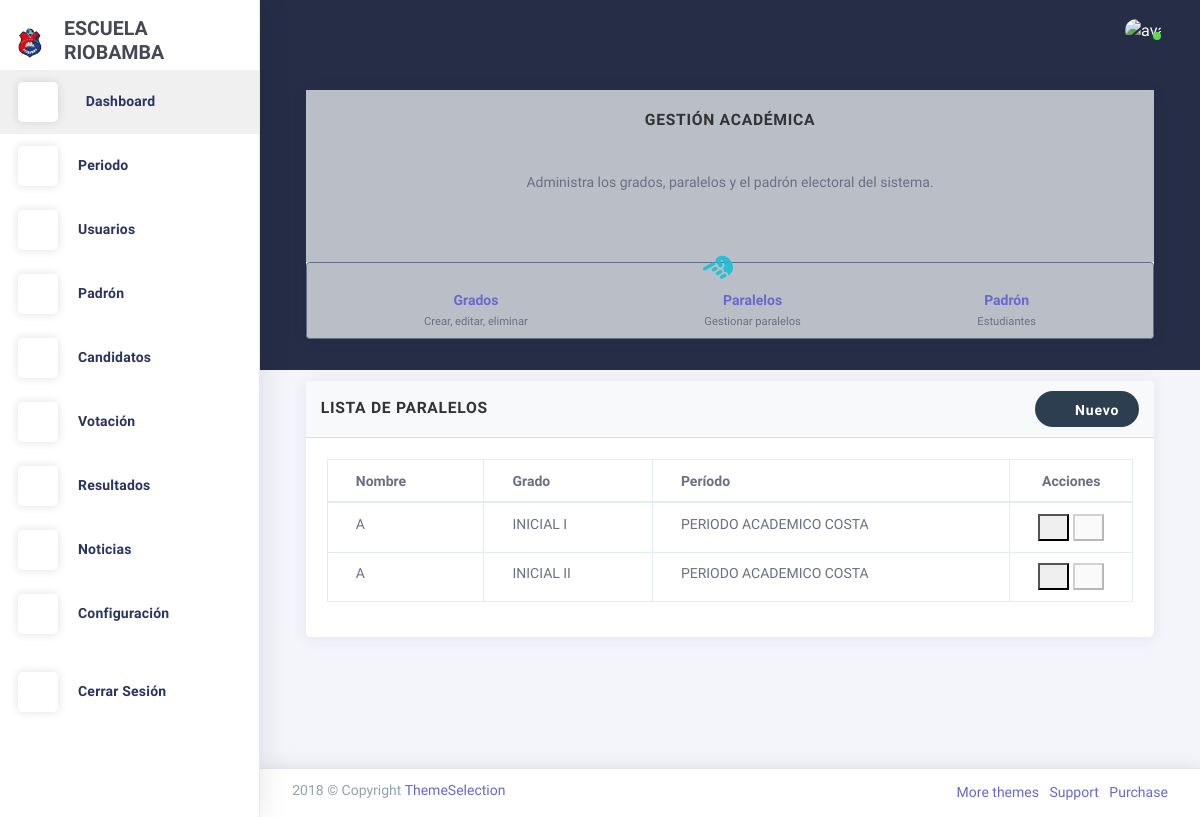
Page /paralelos/ on the earlier database version.
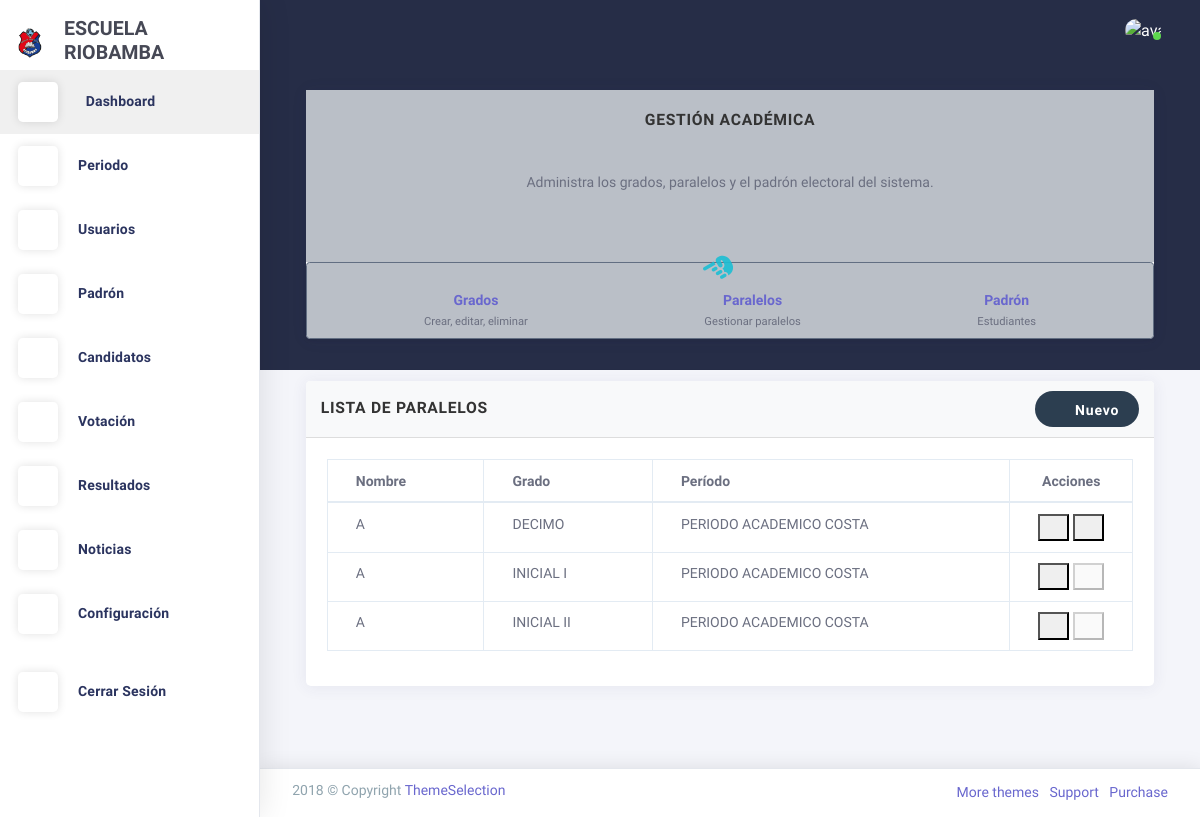
Same page on the later database version.
### Aplicaciones/configuracion/models.py (models this page shows, shortened)
class LogoConfig(models.Model):
    logo_1 = models.ImageField(upload_to='logos/')
    logo_2 = models.ImageField(upload_to='logos/')
    iniciales = models.CharField(max_length=10)

### Aplicaciones/padron/models.py (models this page shows, shortened)
class Paralelo(models.Model):
    nombre = models.CharField(max_length=5, verbose_name="Letra del paralelo")
    grado = models.ForeignKey(
        Grado,
        on_delete=models.CASCADE,
        related_name="paralelos",
        verbose_name="Grado asociado"
    )
    class Meta:
        unique_together = ('nombre', 'grado')
        ordering = ['grado', 'nombre']
        verbose_name = "Paralelo"
        verbose_name_plural = "Paralelos"

class Grado(models.Model):
    nombre = models.CharField(max_length=50)
    periodo = models.ForeignKey(
        Periodo,
        on_delete=models.SET_NULL,
        null=True,
        blank=True,
        related_name='grados',
        verbose_name="Período académico"
    )
    class Meta:
        unique_together = ('nombre', 'periodo')
        ordering = ['nombre']
        verbose_name = "Grado"
        verbose_name_plural = "Grados"

### Aplicaciones/periodo/models.py (models this page shows, shortened)
class Periodo(models.Model):
    nombre = models.CharField(max_length=100, unique=True)
    fecha_inicio = models.DateField()
    fecha_fin = models.DateField()
    ESTADOS = [
        ('activo', 'Activo'),
        ('inactivo', 'Inactivo')
    ]
    estado = models.CharField(max_length=10, choices=ESTADOS, default='activo')

### Aplicaciones/padron/views.py (the view)
# urls.py: path('paralelos/', ParaleloListView.as_view(), name='listar_paralelos'),
class ParaleloListView(ListView):
    model = Paralelo
    template_name = 'paralelos/agregarParalelo.html'
    context_object_name = 'paralelos'
    paginate_by = 15
    def get_queryset(self):
        return Paralelo.objects.select_related('grado', 'grado__periodo').order_by('grado__nombre', 'nombre')
    def get_context_data(self, **kwargs):
        context = super().get_context_data(**kwargs)
        context['grados'] = Grado.objects.all()
        return context

### Aplicaciones/padron/templates/paralelos/agregarParalelo.html (shortened to what this page needs)
{% extends 'plantilla.html' %}
{% block contenido %}
<br>
<div class="card mb-3">
  <div class="card-body bg-light text-center">
    <h5 class="card-title mb-3"><strong>Gestión Académica</strong></h5>
    <p class="card-text mb-4">
      Administra los grados, paralelos y el padrón electoral del sistema.
    </p>
  </div>
  <nav class="navbar navbar-light bg-light border rounded shadow-sm">
    <div class="container-fluid justify-content-around">
      <a href="{% url 'listar_grados' %}" class="text-decoration-none text-center">
        <i class="la la-graduation-cap text-muted fs-2 d-block"></i>
        <div>
          <strong class="d-block">Grados</strong>
          <small class="text-muted">Crear, editar, eliminar</small>
        </div>
      </a>
      <a href="{% url 'listar_paralelos' %}" class="text-decoration-none text-center position-relative">
        <div class="position-relative">
          <i class="la la-sitemap text-primary fs-2 d-block"></i>
          <span class="position-absolute" style="top: -15px; right: 70%; z-index: 1000;">
            <i class="fas fa-hand-point-left" style="font-size: 2rem; transform: scaleX(1) rotate(-30deg); color: #1cbed3e6;"></i>
          </span>
        </div>
        <div>
          <strong class="d-block">Paralelos</strong>
          <small class="text-muted">Gestionar paralelos</small>
        </div>
      </a>
      <a href="{% url 'gestion_padron' %}" class="text-decoration-none text-center">
        <i class="la la-users text-muted fs-2 d-block"></i>
        <div>
          <strong class="d-block">Padrón</strong>
          <small class="text-muted">Estudiantes</small>
        </div>
      </a>
    </div>
  </nav>
</div>
<section id="listar-paralelos" class="row match-height">
  <div class="col-sm-12">
    <div class="card">
      <div class="card-header d-flex flex-column flex-md-row justify-content-between align-items-md-center">
        <h4 class="card-title mb-2 mb-md-0">Lista de Paralelos</h4>
        <div class="d-flex flex-column flex-md-row align-items-stretch justify-content-md-end">
          <button type="button" class="btn btn-primary" data-toggle="modal" data-target="#modalAgregarParalelo">
            <i class="la la-plus"></i> Nuevo
          </button>
        </div>
      </div>
      <div class="card-content">
        <div class="card-body">
          <div class="table-responsive">
            <table class="table table-bordered" id="tablaParalelos">
              <thead>
                <tr>
                  <th>Nombre</th>
                  <th>Grado</th>
                  <th>Período</th>
                  <th class="text-center" style="width: 80px;">Acciones</th>
                </tr>
              </thead>
              <tbody>
                {% for paralelo in paralelos %}
                  <tr>
                    <td>{{ paralelo.nombre }}</td>
                    <td>{{ paralelo.grado.nombre }}</td>
                    <td>{{ paralelo.grado.periodo.nombre|default:"Sin período" }}</td>
                    <td class="text-center" style="white-space: nowrap;">
                      <button class="btn-action btn-edit"
                              data-toggle="modal"
                              data-target="#editarParaleloModal{{ paralelo.id }}"
                              title="Editar"
                              data-toggle-tooltip="tooltip"
                              data-placement="top">
                        <i class="la la-edit"></i>
                      </button>
                      <button class="btn-action btn-delete"
                              data-toggle="modal"
                              data-target="#eliminarParaleloModal{{ paralelo.id }}"
                              title="Eliminar"
                              data-toggle-tooltip="tooltip"
                              data-placement="top"
                              {% if paralelo.padronelectoral_set.count > 0 %}disabled{% endif %}>
                        <i class="la la-trash"></i>
                      </button>
                    </td>
                  </tr>
                {% empty %}
                  <tr>
                    <td colspan="4" class="text-center">No hay paralelos registrados.</td>
                  </tr>
                {% endfor %}
              </tbody>
            </table>
          </div>
        </div>
      </div>
    </div>
  </div>
</section>
{% endblock %}

### Aplicaciones/administracion/templates/plantilla.html (shortened to what this page needs)
{% load static %}
<!DOCTYPE html>
<html class="loading" lang="en" data-textdirection="ltr">
  <head>
    <link href="https://maxcdn.icons8.com/fonts/line-awesome/1.1/css/line-awesome.min.css" rel="stylesheet">
    <link rel="stylesheet" type="text/css" href="{% static 'plantillas/theme-assets/css/vendors.css' %}">
    <link rel="stylesheet" type="text/css" href="{% static 'plantillas/theme-assets/vendors/css/charts/chartist.css' %}">
    <link rel="stylesheet" type="text/css" href="{% static 'plantillas/theme-assets/css/app-lite.css' %}">
    <link rel="stylesheet" type="text/css" href="{% static 'plantillas/theme-assets/css/core/menu/menu-types/vertical-menu.css' %}">
    <link rel="stylesheet" type="text/css" href="{% static 'plantillas/theme-assets/css/core/colors/palette-gradient.css' %}">
    <link rel="stylesheet" type="text/css" href="{% static 'plantillas/theme-assets/css/pages/dashboard-ecommerce.css' %}">
    <link rel="stylesheet" href="https://cdnjs.cloudflare.com/ajax/libs/font-awesome/6.5.2/css/all.min.css">
    <link rel="stylesheet" href="{% static 'css/style.css' %}">
    <link href="https://cdn.jsdelivr.net/npm/bootstrap-fileinput@5.5.0/css/fileinput.min.css" rel="stylesheet">
    <link rel="stylesheet" href="https://cdn.jsdelivr.net/npm/sweetalert2@11/dist/sweetalert2.min.css">
    <link rel="stylesheet" href="https://cdn.datatables.net/1.11.5/css/jquery.dataTables.min.css">
    <link rel="stylesheet" href="https://cdn.datatables.net/1.11.5/css/dataTables.bootstrap4.min.css">
    <link rel="stylesheet" href="https://cdn.datatables.net/buttons/2.2.2/css/buttons.dataTables.min.css">
    <link rel="stylesheet" href="https://cdn.datatables.net/buttons/2.2.2/css/buttons.bootstrap4.min.css">
  </head>
  <body class="vertical-layout vertical-menu 2-columns menu-expanded fixed-navbar" data-open="click" data-menu="vertical-menu" data-color="bg-chartbg" data-col="2-columns">
    <nav class="header-navbar navbar-expand-md navbar navbar-with-menu navbar-without-dd-arrow fixed-top navbar-semi-light">
      <div class="navbar-wrapper">
        <div class="navbar-container content">
          <div class="collapse navbar-collapse show" id="navbar-mobile">
            <ul class="nav navbar-nav mr-auto float-left">
              <li class="nav-item d-none d-md-block"><a class="nav-link nav-link-expand" href="#"><i class="ficon ft-maximize"></i></a></li>
            </ul>
            <ul class="nav navbar-nav float-right">
              <li class="dropdown dropdown-language nav-item"><a class="dropdown-toggle nav-link" id="dropdown-flag" href="#" data-toggle="dropdown" aria-haspopup="true" aria-expanded="false"><i class="flag-icon flag-icon-us"></i></a>
              </li>
            </ul>
            <ul class="nav navbar-nav float-right">
              <li class="dropdown dropdown-notification nav-item"><a class="nav-link nav-link-label" href="#" data-toggle="dropdown"><i class="ficon ft-mail"></i></a>
              </li>
              <li class="dropdown dropdown-user nav-item"><a class="dropdown-toggle nav-link dropdown-user-link" href="#" data-toggle="dropdown"><span class="avatar avatar-online"><img src="{% static 'plantillas/theme-assets/images/portrait/small/avatar-s-19.png' %}" alt="avatar"><i></i></span></a>
              </li>
            </ul>
          </div>
        </div>
      </div>
    </nav>
    <div class="main-menu menu-fixed menu-light menu-accordion menu-shadow" data-scroll-to-active="true" alt="LOGO MENU"
         data-img="{% if logo_config and logo_config.logo_2 %}{{ logo_config.logo_2.url }}{% else %}{% static 'images/logo1.png' %}{% endif %}">
      <div class="navbar-header">
        <ul class="nav navbar-nav flex-row">
          <li class="nav-item mr-auto">
            <a class="navbar-brand" href="index.html">
              <img class="brand-logo" alt="LOGO FONDO"
                   src="{% if logo_config and logo_config.logo_1 %}{{ logo_config.logo_1.url }}{% else %}{% static 'images/logo1.png' %}{% endif %}"/>
              <h3 class="brand-text">
                {{ logo_config.iniciales|default:" " }}
              </h3>
            </a>
          </li>
        </ul>
      </div>
      <div class="main-menu-content">
        <ul class="navigation navigation-main" id="main-menu-navigation" data-menu="menu-navigation">
            <li class="active">
                <a href="{% url 'dashboard' %}"><i class="ft-home"></i>
                    <span class="menu-title" data-i18n="">Dashboard</span>
                </a>
            </li>
            <li class="nav-item">
              <a href="#"><i class="ft-bar-chart-2"></i><span class="menu-title" data-i18n="">Periodo</span></a>
            </li>
            <li class="nav-item">
              <a href="#"><i class="ft-users"></i><span class="menu-title" data-i18n="">Usuarios</span></a>
            </li>
            <li class="nav-item">
                <a href="#"><i class="ft-list"></i><span class="menu-title" data-i18n="">Padrón</span></a>
            </li>
            <li class="nav-item">
                <a href="#"><i class="ft-plus-circle"></i><span class="menu-title" data-i18n="">Candidatos</span></a>
            </li>
            <li class="nav-item">
                <a href="#"><i class="ft-check-circle"></i><span class="menu-title" data-i18n="">Votación</span></a>
            </li>
            <li class="nav-item">
                <a href="#"><i class="ft-bar-chart-2"></i><span class="menu-title" data-i18n="">Resultados</span></a>
            </li>
            <li class="nav-item">
              <a href="#">
                <i class="ft-activity"></i><span class="menu-title">Noticias</span>
              </a>
            </li>
            <li class="nav-item">
                  <a href="{% url 'configurar_logo' %}"><i class="ft-settings"></i><span class="menu-title" data-i18n="">Configuración</span></a>
            </li>
            <li class="nav-item mt-1">
              <a href="{% url 'administracion:index' %}">
              <i class="ft-power"></i><span class="menu-title">Cerrar Sesión</span>
              </a>
            </li>
        </ul>
      </div>
      <div class="navigation-background"></div>
    </div>
    <div class="app-content content">
      <div class="content-wrapper">
        <div class="content-body">
          <div class="container">
            {% block contenido %}{% endblock %}
          </div>
        </div>
      </div>
    </div>
    <footer class="footer footer-static footer-light navbar-border navbar-shadow">
      <div class="clearfix blue-grey lighten-2 text-sm-center mb-0 px-2">
        <span class="float-md-left d-block d-md-inline-block">2018  &copy; Copyright <a class="text-bold-800 grey darken-2" href="https://themeselection.com" target="_blank">ThemeSelection</a></span>
        <ul class="list-inline float-md-right d-block d-md-inline-blockd-none d-lg-block mb-0">
          <li class="list-inline-item"><a class="my-1" href="https://themeselection.com/" target="_blank"> More themes</a></li>
          <li class="list-inline-item"><a class="my-1" href="https://themeselection.com/support" target="_blank"> Support</a></li>
          <li class="list-inline-item"><a class="my-1" href="https://themeselection.com/products/chameleon-admin-modern-bootstrap-webapp-dashboard-html-template-ui-kit/" target="_blank"> Purchase</a></li>
        </ul>
      </div>
    </footer>
</body>
</html>

Differences in the rows shown:
added Paralelo: nombre "A", grado.nombre "DECIMO", grado.periodo.nombre "PERIODO ACADEMICO COSTA"
